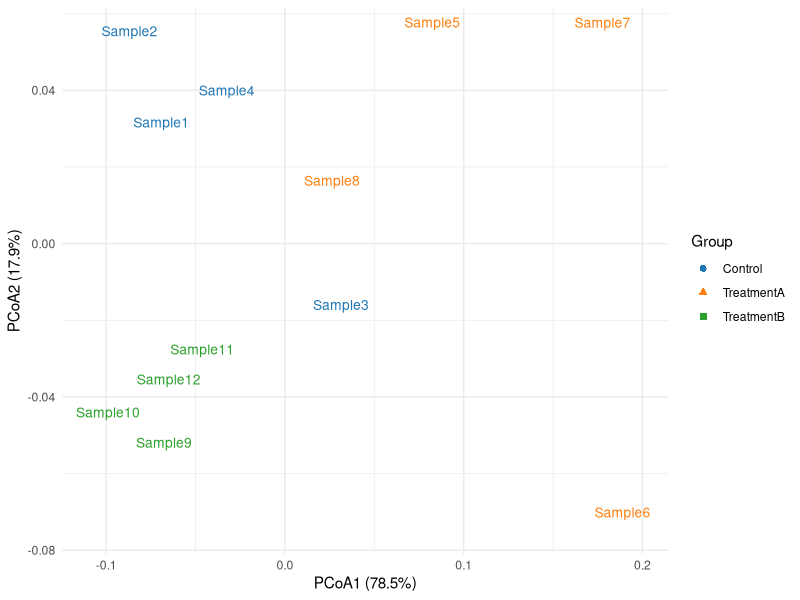

Reproduce this figure in R.
# 加载必要的包
library(ggplot2)
library(vegan)
library(ggrepel)  # 用于防止标签重叠

# 创建示例数据
set.seed(123)
data <- data.frame(
  Sample = paste0("Sample", 1:12),
  Group = rep(c("Control", "TreatmentA", "TreatmentB"), each = 4),
  Var1 = c(rnorm(4, 10, 2), rnorm(4, 15, 3), rnorm(4, 8, 1)),
  Var2 = c(rnorm(4, 5, 1), rnorm(4, 7, 2), rnorm(4, 4, 0.5)),
  Var3 = c(rnorm(4, 20, 3), rnorm(4, 25, 4), rnorm(4, 18, 2))
)

# 查看数据结构
head(data)

# 计算Bray-Curtis距离矩阵
dist_matrix <- vegdist(data[, 3:5], method = "bray")

# 执行PCoA分析
pcoa_result <- cmdscale(dist_matrix, k = 2, eig = TRUE)

# 提取坐标和解释度
coordinates <- as.data.frame(pcoa_result$points)
colnames(coordinates) <- c("PCoA1", "PCoA2")
variance <- (pcoa_result$eig / sum(pcoa_result$eig)) * 100

# 添加样本信息和分组
coordinates$Sample <- data$Sample
coordinates$Group <- data$Group

# 绘制PCoA图
ggplot(coordinates, aes(x = PCoA1, y = PCoA2, color = Group, shape = Group)) +
  # 隐藏散点但保留图例映射
  geom_point(size = 0, alpha = 0) +  # 双重保险隐藏散点（size=0 + alpha=0）
  geom_text_repel(
    aes(label = Sample),
    size = 3.5,
    box.padding = 0.5, #散点 与 标签的距离
    show.legend = FALSE,
    min.segment.length=30,
    segment.size = 0,   # 点与标签连线的粗细,0隐藏
    #segment.color = NA # 点与标签连线的颜色,NA隐藏
  ) +
  # 强制显示图例并修正图例样式
  guides(
    color = guide_legend(
      override.aes = list(
        size = 2,        # 图例符号大小
        alpha = 1,        # 图例不透明度
        shape = c(16, 17, 15)  # 手动指定形状（需与分组顺序一致）
      )
    ),
    shape = guide_legend(
      override.aes = list(
        size = 3,
        alpha = 1
      )
    )
  ) +
  
  scale_color_manual( # 自定义散点颜色
    values = c("Control" = "#1f77b4",
               "TreatmentA" = "#ff7f0e",
               "TreatmentB" = "#2ca02c")
  ) +
  scale_shape_manual(  # 自定义散点形状
    values = c("Control" = 16,
               "TreatmentA" = 17,
               "TreatmentB" = 15)
  ) +
  labs(x = paste0("PCoA1 (", round(variance[1], 1), "%)"),
       y = paste0("PCoA2 (", round(variance[2], 1), "%)")) +
  theme_minimal()
